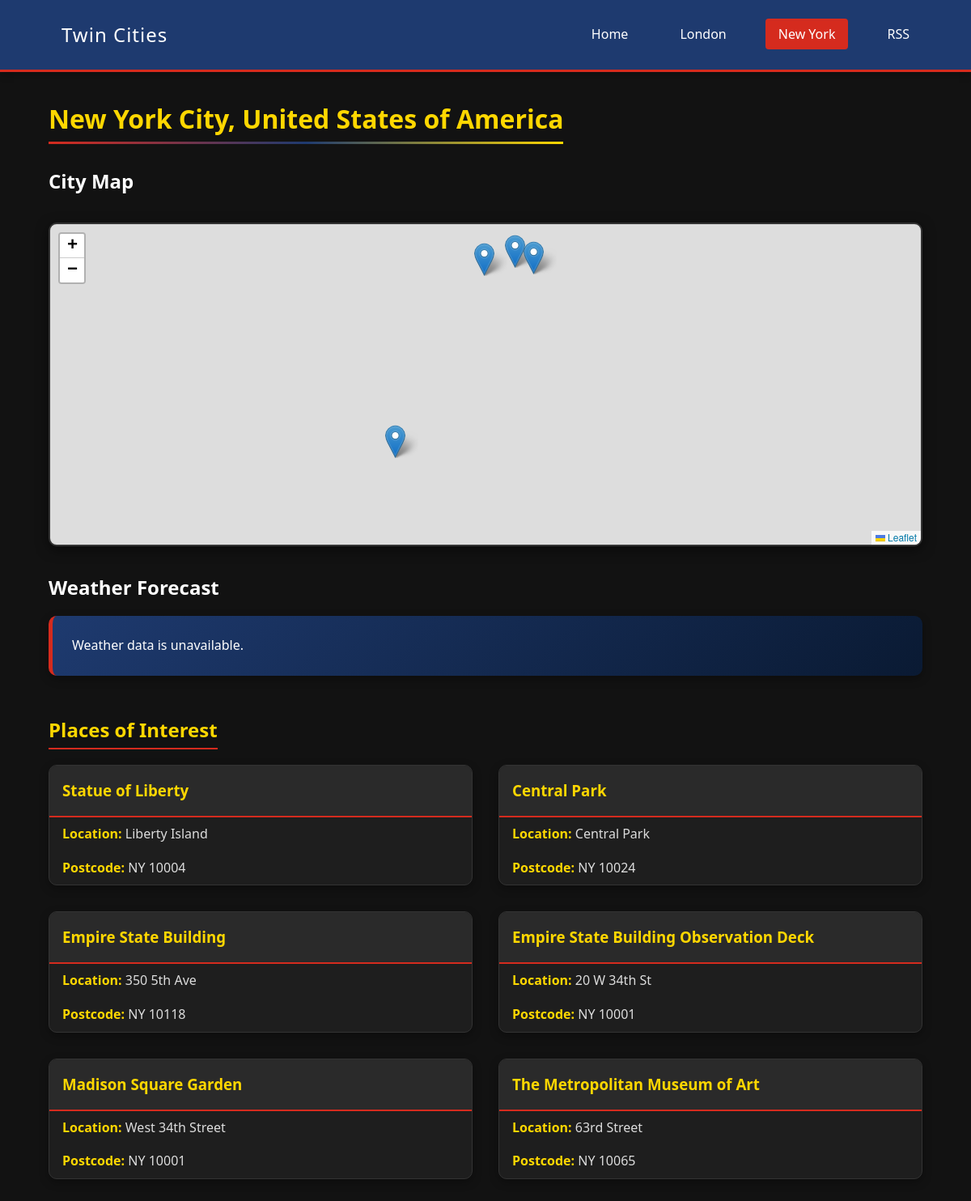
The app's page /Twin-Cities-Website/nyc.php, older data.
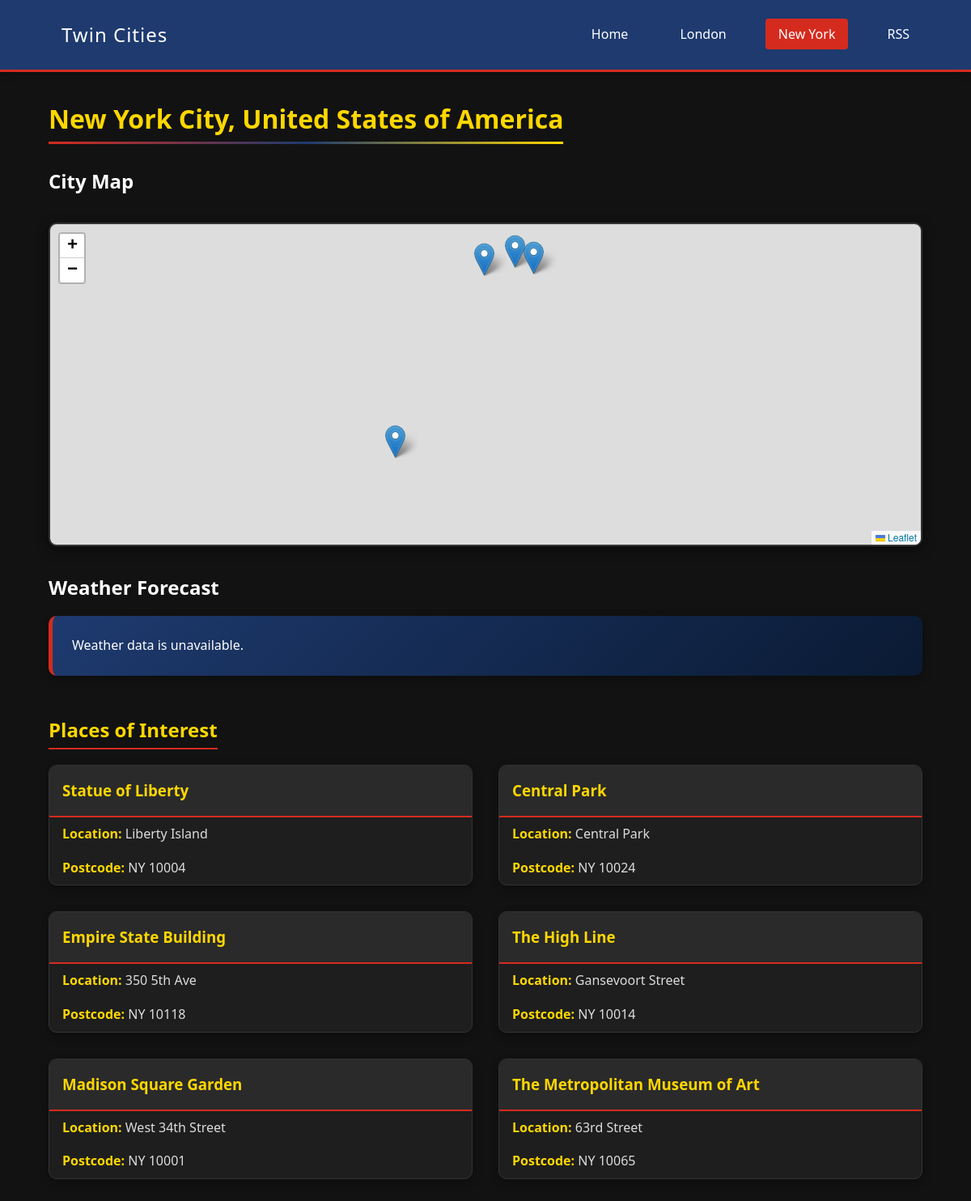
The same page, newer data.
### tables this page shows
CREATE TABLE IF NOT EXISTS place_of_interest (
    Place_of_InterestID INT PRIMARY KEY AUTO_INCREMENT,
    StreetName VARCHAR(45),
    Postcode VARCHAR(15),
    NameofLocation VARCHAR(100) NOT NULL,
    Lon DECIMAL(9,6),
    Lat DECIMAL(9,6),
    Place_Description VARCHAR(250),
    City_ID INT,
    FOREIGN KEY (City_ID) REFERENCES city(City_ID) ON DELETE CASCADE
);

### Twin-Cities-Website/nyc.php (the view, shortened to what this page needs)
<?php
include_once 'db_connect.php';
?>
<!DOCTYPE html>
<html>
<head>
    <link rel="stylesheet" href="assets/style.css">
    <link rel="stylesheet" href="https://unpkg.com/leaflet@1.9.4/dist/leaflet.css" />
</head>
<body>
    <nav class="navbar">
        <div class="container">
            <a href="index.php" class="logo">Twin Cities</a>
            <ul class="nav-menu">
                <li><a href="index.php">Home</a></li>
                <li><a href="london.php">London</a></li>
                <li><a href="nyc.php">New York</a></li>
                <li><a href="rss.php">RSS</a></li>
            </ul>
        </div>
    </nav>
    <main class="container">
        <h1>New York City, United States of America</h1>
        <section class="maps-section">
            <h2>City Map</h2>
            <div id="city-map" class="map-container" data-lat="40.7128" data-lon="-74.0060" data-city="nyc"></div>
        </section>
        <section class="weather-section">
            <h2>Weather Forecast</h2>
            <div class="weather-container" id="weather-display"></div>
        </section>
        <section class="places-section">
            <h2>Places of Interest</h2>
            <div class="places-grid">
                <?php
                if ($pdo):
                ?>
                    <?php
                    $places = $pdo->prepare("SELECT * FROM place_of_interest WHERE City_ID = 2");
                    $places->execute();
                    foreach ($places as $place):
                    ?>
                    <div class="place-card" onclick="toggleDetails(this)">
                        <h3><?= $place['NameofLocation'] ?></h3>
                        <p><strong>Location:</strong> <?= $place['StreetName'] ?></p>
                        <p><strong>Postcode:</strong> <?= $place['Postcode'] ?></p>
                    </div>
                    <?php endforeach; ?>
                <?php endif; ?>
            </div>
        </section>
    </main>
</body>
</html>

### Twin-Cities-Website/assets/style.css (style rules this page uses)
* { margin: 0; padding: 0; box-sizing: border-box; }
body { font-family: 'Segoe UI', Tahoma, Geneva, Verdana, sans-serif; line-height: 1.6; background-color: #121212; color: #FFFFFF; }
.container { width: 90%; max-width: 1200px; margin: 0 auto; }
.navbar { background: #1E3A6F; color: white; padding: 16px 0; border-bottom: 3px solid #D52B1E; box-shadow: 0 2px 10px rgba(0,0,0,0.3); }
.navbar .container { display: flex; justify-content: space-between; align-items: center; }
.navbar a { color: white; text-decoration: none; padding: 8px 16px; font-weight: 500; transition: all 0.3s ease; }
.nav-menu { display: flex; list-style: none; gap: 32px; margin: 0; padding: 0; }
.logo { font-size: 24px; font-weight: bold; letter-spacing: 1px; }
.map-container { height: 400px; margin: 32px 0; border-radius: 10px; border: 2px solid #333; box-shadow: 0 4px 15px rgba(0,0,0,0.5); z-index: 1; }
.weather-section { margin: 32px 0; }
.weather-container { margin: 16px 0; }
.places-section { margin: 48px 0; }
.places-section h2 { color: #FFD700; margin-bottom: 24px; position: relative; display: inline-block; }
.places-section h2:after { content: ''; position: absolute; bottom: -5px; left: 0; width: 100%; height: 2px; background: #D52B1E; }
.places-grid { display: grid; grid-template-columns: repeat(auto-fill, minmax(350px, 1fr)); gap: 32px; }
.place-card { background: #1E1E1E; border: 1px solid #333; border-radius: 10px; overflow: hidden; box-shadow: 0 4px 12px rgba(0,0,0,0.3); transition: all 0.3s ease; cursor: pointer; }
.place-card h3 { background: #2A2A2A; padding: 16px; color: #FFD700; border-bottom: 2px solid #D52B1E; }
.place-card > p { padding: 8px 16px; color: #DDD; }
.place-card > p strong { color: #FFD700; }
h1, h2, h3 { color: #FFFFFF; }
h1 { color: #FFD700; margin: 32px 0; position: relative; display: inline-block; }
h1:after { content: ''; position: absolute; bottom: -5px; left: 0; width: 100%; height: 3px; background: linear-gradient(90deg, #D52B1E, #1E3A6F, #FFD700); }

Row changes from the older to the newer data that the page shows:
changed place_of_interest: NameofLocation "Empire State Building Observation Deck" → "The High Line"; StreetName "20 W 34th St" → "Gansevoort Street"; Postcode "NY 10001" → "NY 10014"
